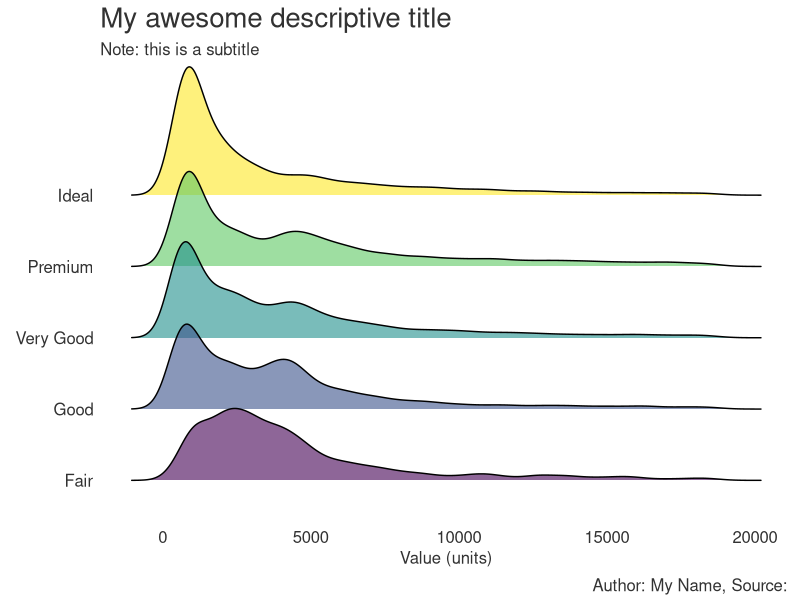

Write R code to recreate this figure.
# library
library(ggridges)
library(ggplot2)

# Diamonds dataset is provided by R natively
#head(diamonds)

ridge_line <- ggplot(diamonds, aes(x = price, y = cut, fill = cut)) +
  geom_density_ridges(alpha = .6, colour =  "black") +
  #scale_fill_manual("Legend", values = c("Fair" = "#3374FF", "Good" = "#B3CBFF", "Very Good" = "#FFE880", "Premium" = "#B3CBFF", "Ideal" = "#FFE880")) +
  theme(panel.grid.major = element_blank() # Remove gridlines (major)
        ,panel.grid.minor = element_blank() # Remove gridlines (minor)
        ,panel.background = element_blank() # Remove grey background
        ,plot.title = element_text(hjust = 0, size = 20, colour = "#323232") # Title size and colour
        ,plot.subtitle = element_text(hjust = 0, size = 12, colour = "#323232") # Subtitle size and colour
        ,plot.caption = element_text(vjust = 0.3, size = 12, colour = "#323232") # Caption size and colour
        ,axis.ticks.y = element_blank() # Remove tick marks (Y-Axis)
        ,axis.text.y = element_text(hjust = 1, colour = "#323232", size = 12) # Axis size and colour (Y-Axis)
        ,axis.ticks.x = element_blank() # Remove tick marks (X-Axis)
        ,axis.text.x  = element_text(size = 12, colour = "#323232") #element_blank() # Remove axis scale (X-Axis)
        ,axis.title.x = element_text(size = 12, colour = "#323232") # Axis label size and colour (X-Axis)
        ,legend.position = "none"
  ) +
  geom_hline(yintercept=0, color = "black", size=1) + # Axis line size and colour (X-Axis)
  labs(title = 'My awesome descriptive title' # Title text
       ,subtitle = "Note: this is a subtitle" # Subtitle text
       ,x = 'Value (units)' # X-Axis text 
       ,y = element_blank() # Y-Axis text 
       ,caption = "Author: My Name, Source: ")# + # Caption text

# Save the plot
ggsave("ridge_line_chart.png" # filename
       ,plot = ridge_line # variable for file
       ,width = 5, height = 4, dpi = 300, units = "in") # dimensions and image quality
